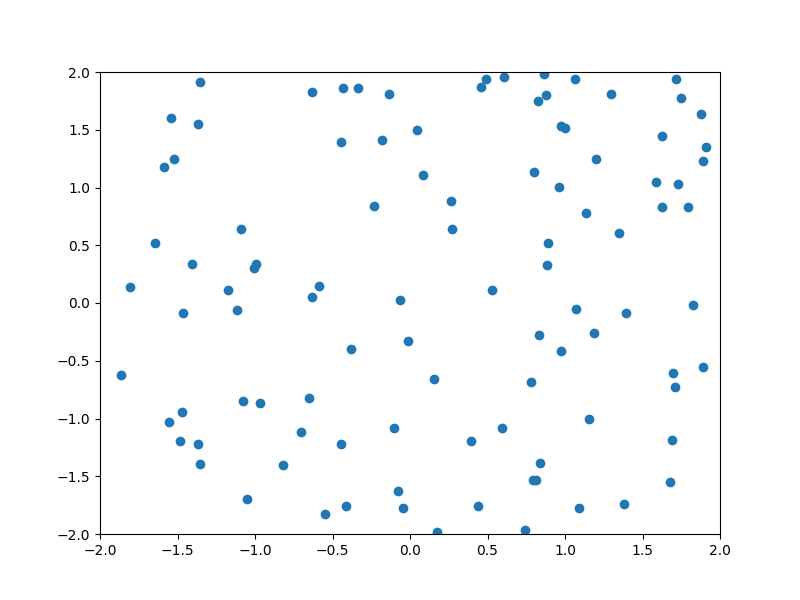

Recreate this plot in Python.
from matplotlib.widgets import Cursor
import numpy as np
import matplotlib.pyplot as plt


# Fixing random state for reproducibility
np.random.seed(19680801)

fig, ax = plt.subplots(figsize=(8, 6))

x, y = 4*(np.random.rand(2, 100) - .5)
ax.plot(x, y, 'o')
ax.set_xlim(-2, 2)
ax.set_ylim(-2, 2)

# Set useblit=True on most backends for enhanced performance.
cursor = Cursor(ax, useblit=True, color='red', linewidth=2)

plt.savefig('zvezda.png')